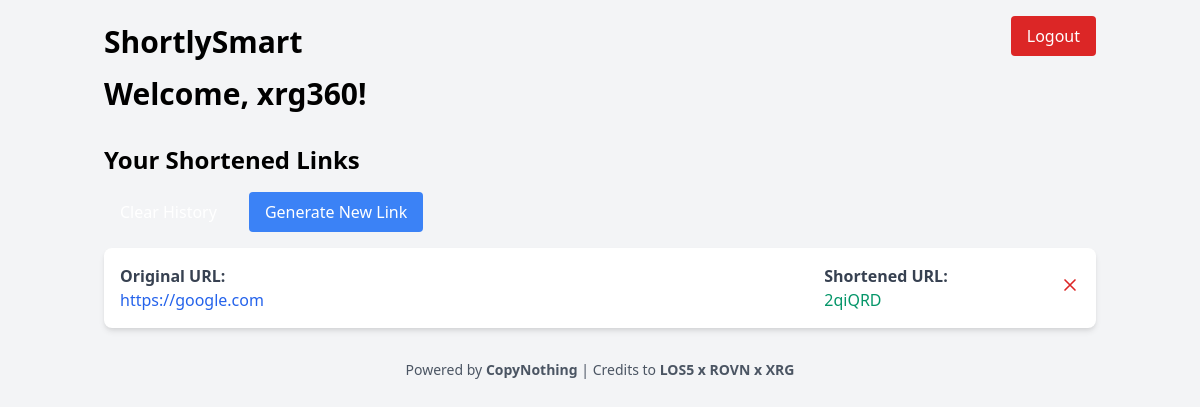
The page /dashboard (signed in) on the database its author committed.
### database.py (models this page shows, shortened)
class User(db.Model, UserMixin):
    id = db.Column(db.Integer, primary_key=True)
    username = db.Column(db.String(150), unique=True, nullable=False)
    password = db.Column(db.String(150), nullable=False)

class URLMapping(db.Model):
    id = db.Column(db.Integer, primary_key=True)
    short_url = db.Column(db.String(6), unique=True, nullable=False)
    long_url = db.Column(db.String(2048), nullable=False)
    user_id = db.Column(db.Integer, db.ForeignKey('user.id'), nullable=False)

### app.py (the view)
@app.route('/dashboard')
@login_required
def dashboard():
    user = current_user
    links = URLMapping.query.filter_by(user_id=user.id).all()
    return render_template('dashboard.html', links=links)

### app.py (called while the page is built)
@login_manager.user_loader
def load_user(user_id):
    return User.query.get(int(user_id))

### templates/dashboard.html (shortened to what this page needs)
<!DOCTYPE html>
<html lang="en">
<head>
    <link href="https://cdn.jsdelivr.net/npm/tailwindcss@2.2.19/dist/tailwind.min.css" rel="stylesheet">
</head>
<body class="bg-gray-100 font-sans antialiased">
    <div class="max-w-5xl mx-auto px-4 py-6 relative">
        <a href="{{ url_for('logout') }}" class="absolute top-4 right-4 inline-block bg-red-600 text-white px-4 py-2 rounded hover:bg-red-700 transition duration-300">Logout</a>
        <div class="flex justify-between items-center mb-4">
            <h1 class="text-3xl font-bold">ShortlySmart</h1>
        </div>
        <h1 class="text-3xl font-bold mb-4">Welcome, {{ current_user.username }}!</h1>
        <h2 class="text-2xl font-semibold mt-8 mb-4">Your Shortened Links</h2>
        <div class="flex space-x-4 mb-4">
        <form action="{{ url_for('clear_history') }}" method="post">
            <button type="submit" class="inline-block bg-yelloe-500 text-white px-4 py-2 rounded hover:bg-blue-700 transition duration-300">Clear History</button>
        </form>
            <a href="{{ url_for('index') }}" class="inline-block bg-blue-500 text-white px-4 py-2 rounded hover:bg-blue-600 transition duration-300">Generate New Link</a>
        </div>
        <div class="bg-white shadow-md rounded-lg overflow-hidden">
            <ul class="divide-y divide-gray-200">
                {% for link in links %}
                    <li class="p-4 hover:bg-gray-100 transition duration-300">
                        <div class="flex justify-between items-center">
                            <div class="w-3/5">
                                <strong class="block text-gray-700">Original URL:</strong>
                                <a href="{{ link.long_url }}" target="_blank" class="text-blue-600 hover:underline">{{ link.long_url }}</a>
                            </div>
                            <div class="ml-4">
                                <strong class="block text-gray-700">Shortened URL:</strong>
                                <a href="{{ url_for('redirect_url', short_url=link.short_url) }}" target="_blank" class="text-green-600 hover:underline">{{ link.short_url }}</a>
                            </div>
                            <div>
                                <button onclick="deleteLink('{{ link.short_url }}')" class="text-red-600 hover:text-red-800">
                                    <svg xmlns="http://www.w3.org/2000/svg" class="h-5 w-5" fill="none" viewBox="0 0 24 24" stroke="currentColor">
                                        <path stroke-linecap="round" stroke-linejoin="round" stroke-width="2" d="M6 18L18 6M6 6l12 12"/>
                                    </svg>
                                </button>
                            </div>
                        </div>
                    </li>
                {% endfor %}
            </ul>
        </div>
        <div class="mt-8 text-center text-sm text-gray-600">
            <p>Powered by <strong>CopyNothing</strong> | Credits to <strong><a href="https://lifeofsankar.me">LOS5</a> x <a href="https://rovn.me">ROVN</a> x <a href="https://xrg.systems">XRG</a></strong> </p>
        </div>
    </div>
</body>
</html>

### rows shown on the page
User: username "xrg360"
URLMapping: long_url "https://google.com", short_url "2qiQRD"
